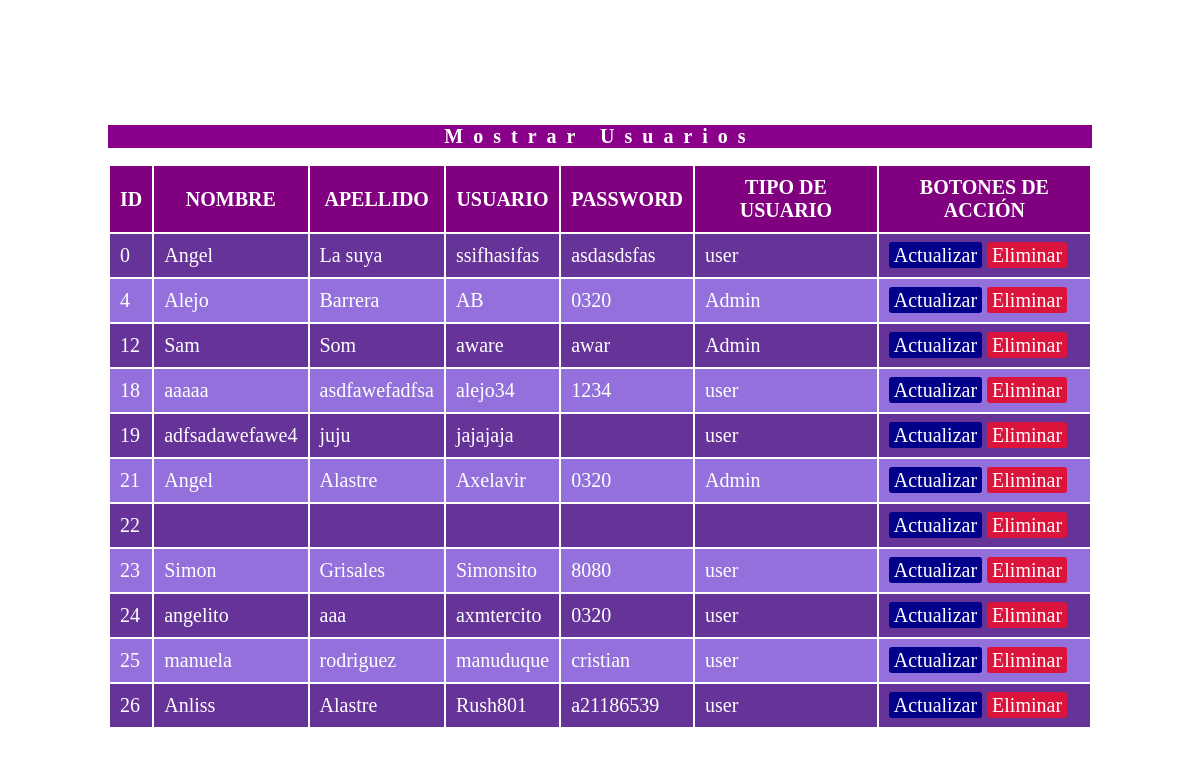
Screenshot of /mostrar_usuarios.php (signed in) with the database file from the repository.
### tables this page shows
CREATE TABLE `usuarios` (
  `id` int(11) NOT NULL,
  `nombre` varchar(50) NOT NULL,
  `apellidos` varchar(50) NOT NULL,
  `usuario` varchar(50) NOT NULL,
  `correo` varchar(50) NOT NULL,
  `password` varchar(50) NOT NULL,
  `conf_password` varchar(50) NOT NULL,
  `tipo_user` varchar(50) NOT NULL
);

### mostrar_usuarios.php (the view, shortened to what this page needs)
<?php
include "conexion.php";
?>
<!DOCTYPE html>
<html>
<head>
		<link rel="stylesheet" type="text/css" href="css/estilo10.css">
</head>
<body>
<center>
	<nav>
		<h2>Mostrar Usuarios</h2>
	</nav>
	<div class="main-container">
		<table>
			<tr>
				<th> ID</th>
				<th> NOMBRE</th>
				<th> APELLIDO</th>
				<th> USUARIO</th>
				<th> PASSWORD</th>
				<th> TIPO DE USUARIO</th>
				<th colspan="2">BOTONES DE ACCIÓN</th>
			</tr>
			<?php
			$consulta = "SELECT * FROM usuarios";
			$resultado = mysqli_query($conexion, $consulta);
			while ($mostrar = mysqli_fetch_array($resultado)){
			?>
			<tr>
				<td><?php echo $mostrar['id']; ?></td>
				<td><?php echo $mostrar['nombre']; ?></td>
				<td><?php echo $mostrar['apellidos']; ?></td>
				<td><?php echo $mostrar['usuario']; ?></td>
				<td><?php echo $mostrar['password']; ?></td>
				<td><?php echo $mostrar['tipo_user']; ?></td>
				<td>	<a href="modificar.php?edit=<?php echo $mostrar['id'] ?>" class="edit_btn"> Actualizar</a>
					<a href="eliminar.php?del=<?php echo $mostrar['id'];?>" class="del_btn"> Eliminar</a></td>
			<?php
		}
		?>
		</table>
    </div>
</body>
</html>

### css/estilo10.css (style rules this page uses)
* { font-family: 'Copperplate Gothic Bold','Agency FB'; font-size: 20px; }
nav { background-color: darkmagenta; letter-spacing: 10px; }
body { color: white; background-image: url(../imagenes/sol.png); background-size: cover; box-sizing: border-box; padding: 100px; }
table { width: 100%; border-collapse: collapse; background: mediumpurple; }
th, td { border-color: black; border: solid 2px; padding: 10px; }
th { background-color: purple; border-color: black; border: solid 2px; padding: 10px; }
tr:nth-child(even) { background: rebeccapurple; }
.edit_btn { text-decoration: none; padding: 2px 5px; background: darkblue; color: white; border-radius: 3px; }
.del_btn { text-decoration: none; padding: 2px 5px; background: crimson; color: white; border-radius: 3px; }
a { color: white; }

### rows the page displays
usuarios: id "0", nombre "Angel", apellidos "La suya", usuario "ssifhasifas", password "asdasdsfas", tipo_user "user"
usuarios: id "4", nombre "Alejo", apellidos "Barrera", usuario "AB", password "0320", tipo_user "Admin"
usuarios: id "12", nombre "Sam", apellidos "Som", usuario "aware", password "awar", tipo_user "Admin"
usuarios: id "18", nombre "aaaaa", apellidos "asdfawefadfsa", usuario "alejo34", password "1234", tipo_user "user"
usuarios: id "19", nombre "adfsadawefawe4", apellidos "juju", usuario "jajajaja", tipo_user "user"
usuarios: id "21", nombre "Angel", apellidos "Alastre", usuario "Axelavir", password "0320", tipo_user "Admin"
usuarios: id "22"
usuarios: id "23", nombre "Simon", apellidos "Grisales", usuario "Simonsito", password "8080", tipo_user "user"
usuarios: id "24", nombre "angelito", apellidos "aaa", usuario "axmtercito", password "0320", tipo_user "user"
usuarios: id "25", nombre "manuela", apellidos "rodriguez", usuario "manuduque", password "cristian", tipo_user "user"
usuarios: id "26", nombre "Anliss", apellidos "Alastre", usuario "Rush801", password "a21186539", tipo_user "user"
